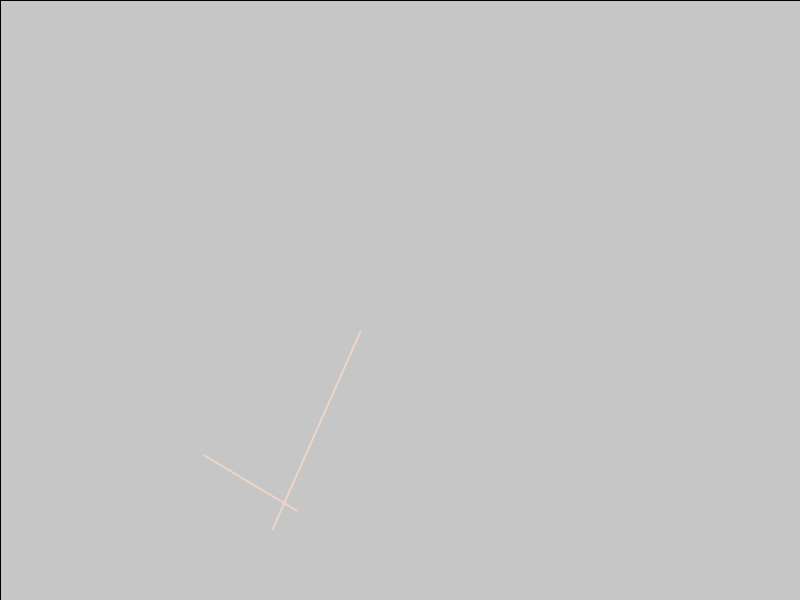
Frame 1 (no input)
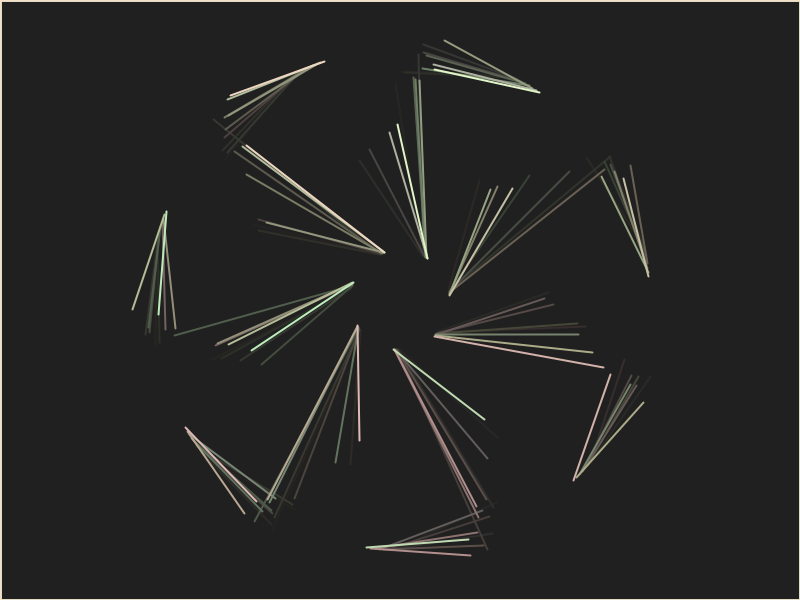
Frame 60 (the mouse pressed at the canvas centre just before this capture)
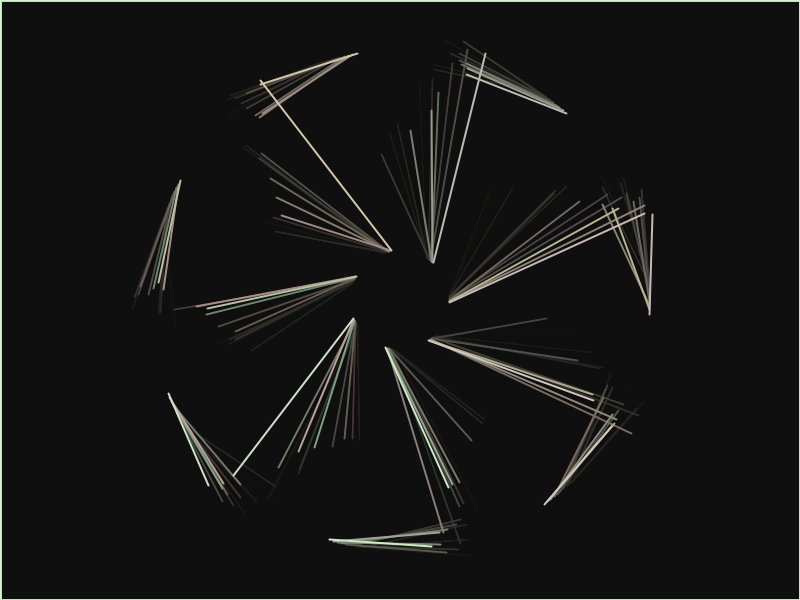
Frame 120 (the mouse held since frame 60 and released just before this capture)

The Processing sketch that drew these frames (run headless with seeded random() and noise(); from frame 60 on, the mouse is pressed at the canvas centre):

// Processing sketch: processing_17070
// ── processing_17070.pde

float angulo = 0.0;
  
void setup(){
size (800,600);
// background (7,31,36);
smooth ();
}
 
void draw(){
fill(0, 8);
rect (0 ,0, width, height);


angulo = angulo + 0.9;

strokeWeight (2);
stroke(random(200,255),random(200,255),200);
//rotate (angulo);
     
pushMatrix();
fill(255);
translate(400, 300);
rotate(angulo);
line(0, 50, 100, random(100,250));
popMatrix();
  
pushMatrix();
fill(255);
translate(400, 300);
rotate(angulo);
line(0, 250, 100, random(200,250));
popMatrix();
}  
